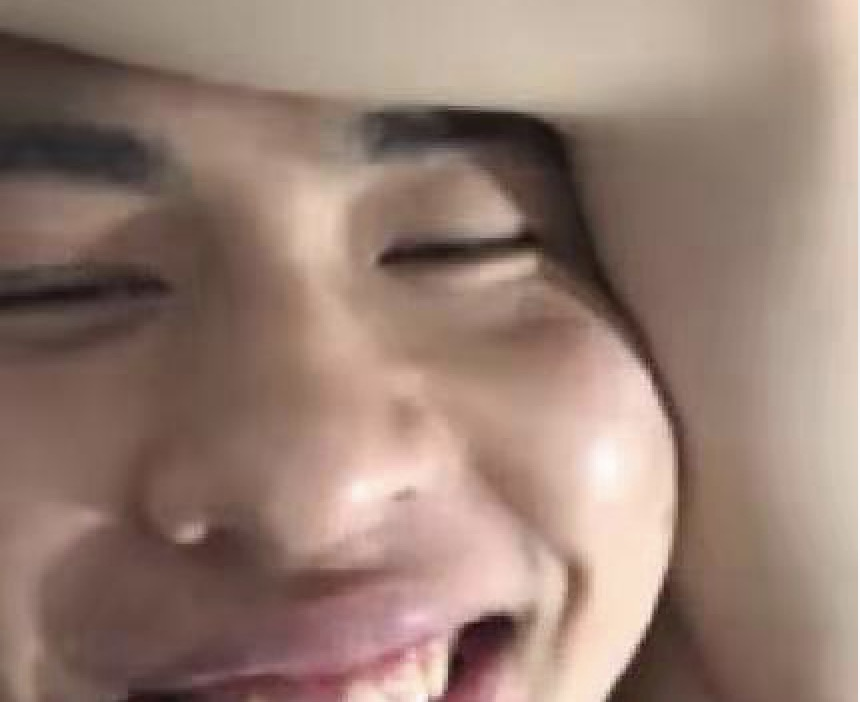
#> input picture WechatIMG23.jpeg, 860 x 702 px, found by its file name
$ python greyscale.py
#> lines starting #> are read from the running program, lines starting #| are printed output that depends on the picture
from ctypes import sizeof
import matplotlib.image as img
import matplotlib.pyplot as plt
import numpy
image_rgb = img.imread('/Users/yifanliang/Documents/python/Assignment 0/WechatIMG23.jpeg')
#> image_rgb is the input picture: shape (702, 860, 3); mean R, G, B 150.7, 126.2, 114.9
image_rgb = image_rgb/255.0
image_grey=0.2989*image_rgb[:,:,0]+0.5870*image_rgb[:,:,1]+0.1140*image_rgb[:,:,2]
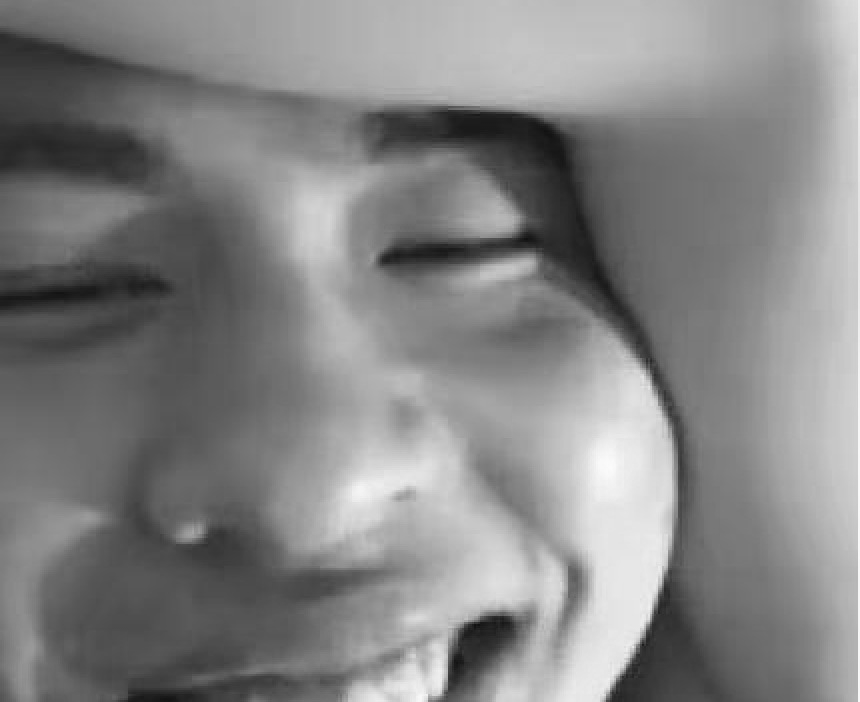
#> image_grey: shape (702, 860) float64; min 0.0662, max 0.988, mean 0.519

plt.imshow(image_grey)
plt.show()
file_output = plt.imsave('outfile.jpeg',image_grey)
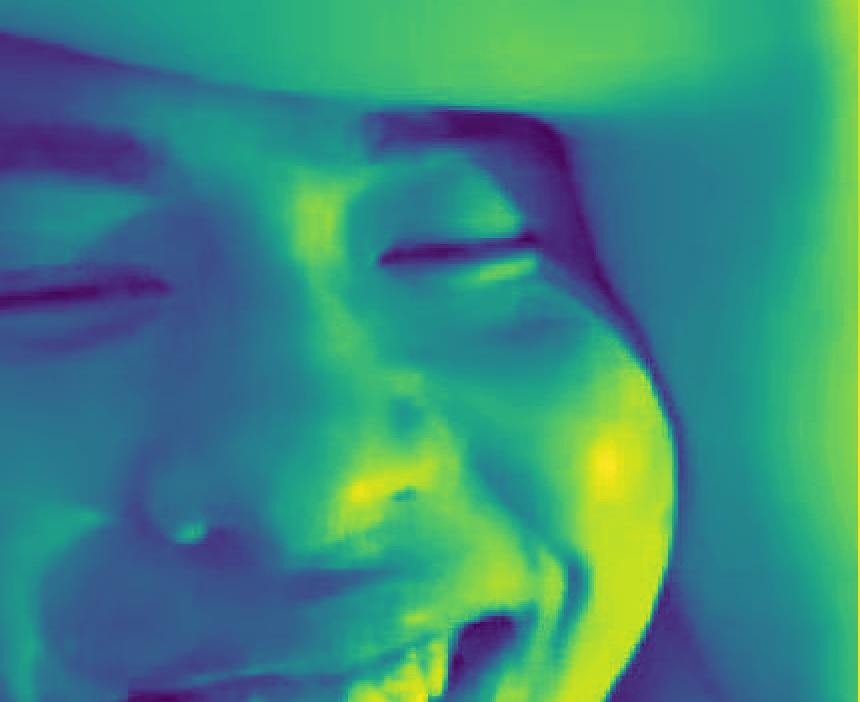
#> saved as outfile.jpeg: shape (702, 860, 3); mean R, G, B 58.8, 139, 125.8
